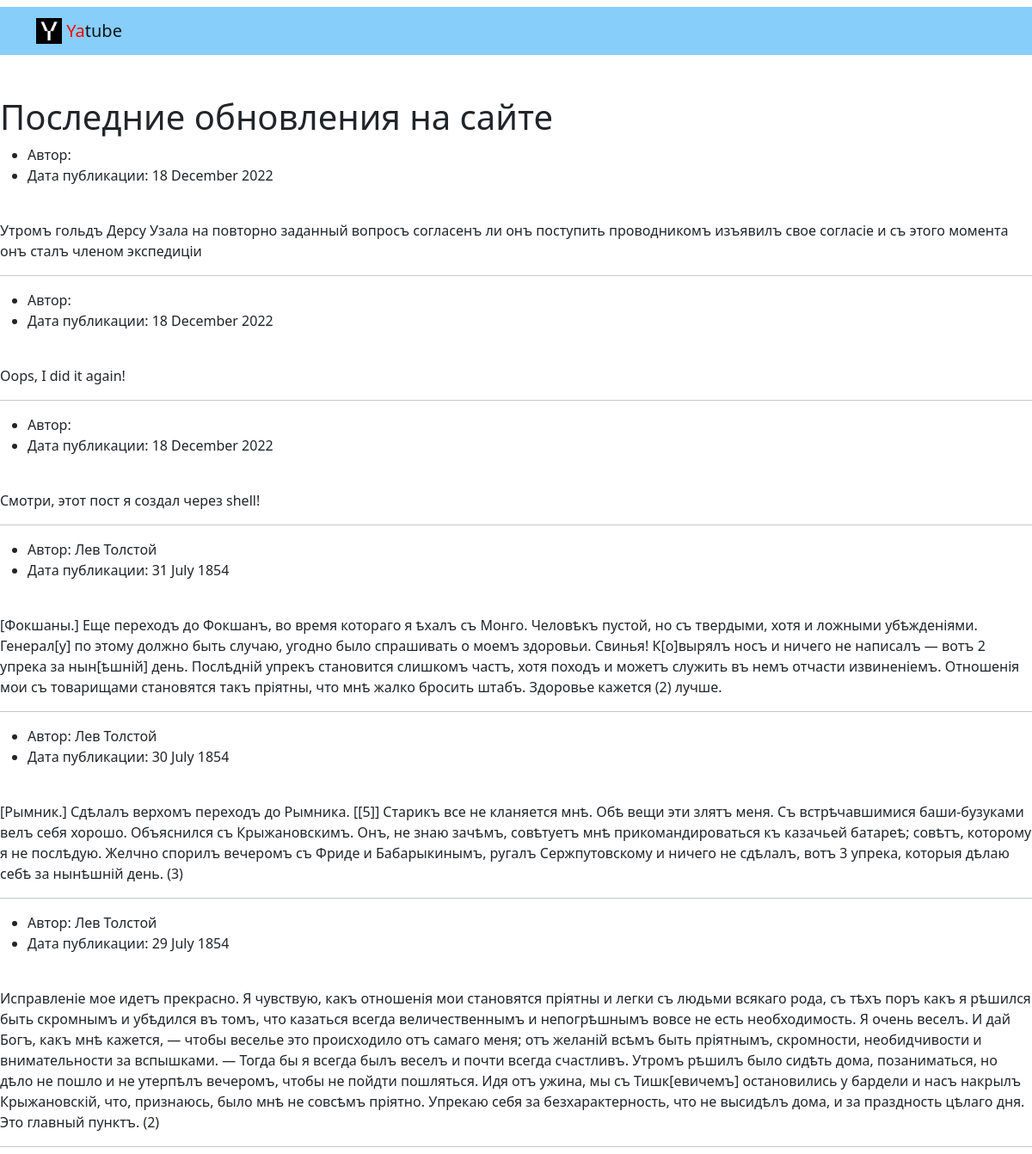
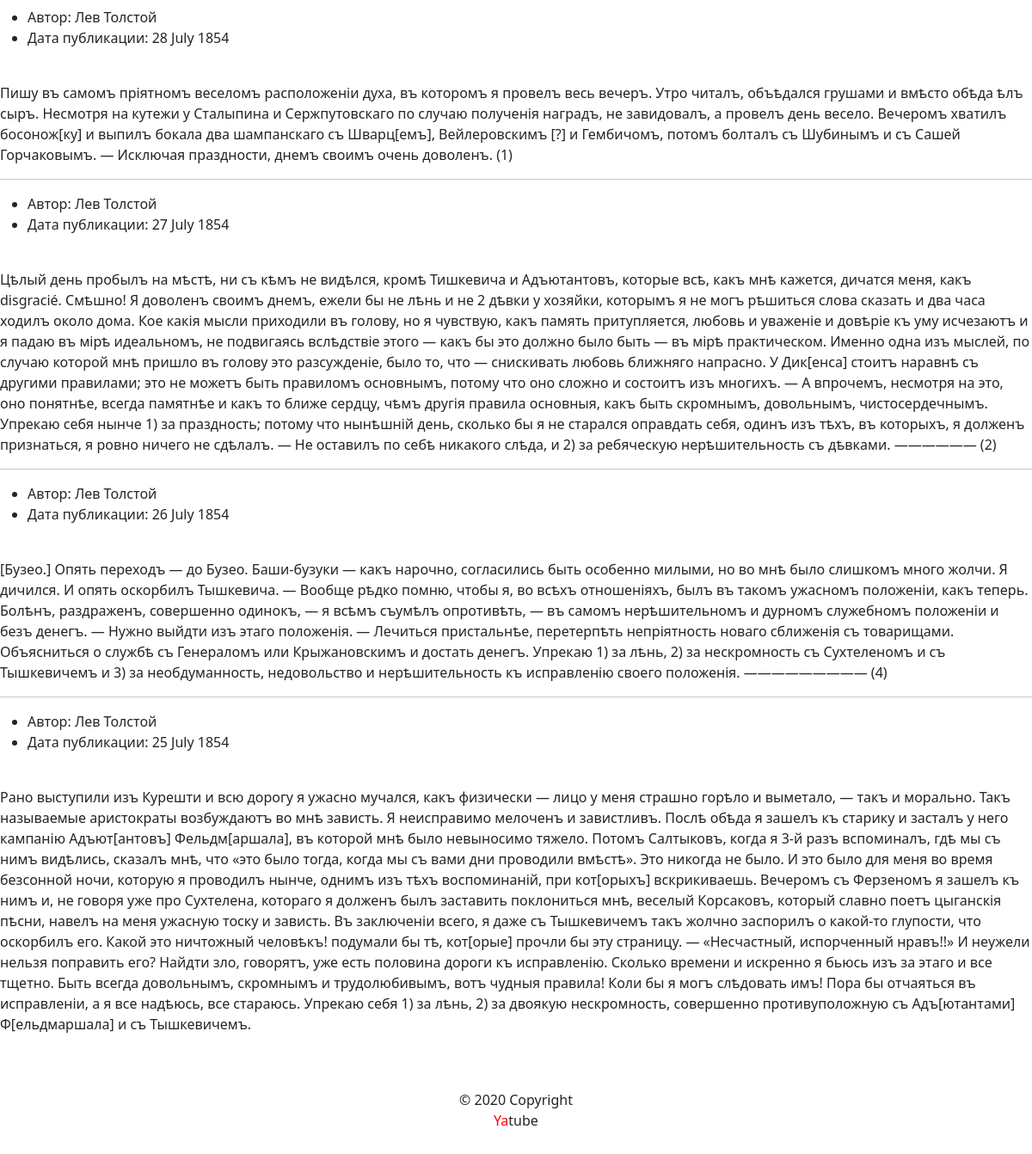
The page / on the database its author committed (2 pictures, top to bottom).
### posts/models.py (models this page shows, shortened)
class Post(models.Model):
    text = models.TextField()
    pub_date = models.DateTimeField(auto_now_add=True)
    author = models.ForeignKey(
        User,
        on_delete=models.CASCADE,
        related_name='posts'
    )
    group = models.ForeignKey(
        Group,
        blank=True,
        null=True,
        on_delete=models.SET_NULL,
        related_name='posts'
    )
    class Meta:
        ordering = ['-pub_date']
        default_related_name = 'posts'

### posts/views.py (the view)
# urls.py: path('', views.index, name='index'),
def index(request):
    post = Post.objects.all()[:POST_LIMIT]
    return render(request, 'posts/index.html', {"posts": post})

### templates/posts/index.html (shortened to what this page needs)
{% extends 'base.html' %}
{% block content %}
  <div class="conteiner py-5">
    <h1> Последние обновления на сайте </h1>
    <article>
      {% for post in posts %}
      <ul>
        <li>
          Автор: {{ post.author.get_full_name }}
        </li>
        <li>
          Дата публикации: {{ post.pub_date|date:"d E Y" }}
        </li>
      </ul>
      <br>{{ post.text }}</br>
        {% if not forloop.last %}<hr>{% endif %}
      {% endfor %}
    </article>
  </div>
{% endblock %}

### templates/base.html (shortened to what this page needs)
{% load static %}
<!DOCTYPE html>
<html lang="ru">
  <head>
    <link rel="stylesheet" href="{%static 'css/bootstrap.min.css'%}">
  </head>
  <body>
    <header>
      {% include 'includes/header.html' %}
    </header>
    <content>
    {% block content %}{% endblock %}
    </content>
    <footer>
    {% include 'includes/footer.html' %}
    </footer>
  </body>
</html>

### templates/includes/header.html
{% load static %}
<nav class="navbar navbar-light" style="background-color: lightskyblue">
  <div class="container">
    <a class="navbar-brand" href="index.html">
      <img src="{% static 'img/logo.png' %}" width="30" height="30" class="d-inline-block align-top" alt="">
      <span style="color:red">Ya</span>tube
    </a>
  </div>
</nav>

### templates/includes/footer.html
<div class="footer-copyright text-center py-3">© 2020 Copyright
    <p><span style="color:red">Ya</span>tube</p>
</div>

### rows shown on the page
Post: pub_date "18 December 2022", text "Утромъ гольдъ Дерсу Узала на повторно заданный вопросъ согласенъ ли онъ поступить проводникомъ изъявилъ свое согласіе и съ этого момента онъ сталъ членом экспедиціи"
Post: pub_date "18 December 2022", text "Oops, I did it again!"
Post: pub_date "18 December 2022", text "Смотри, этот пост я создал через shell!"
Post: author.get_full_name "Лев Толстой", pub_date "31 July 1854", text "[Фокшаны.] Еще переходъ до Фокшанъ, во время котораго я ѣхалъ съ Монго. Человѣкъ пустой, но съ твердыми, хотя и ложными убѣжденіями. Генерал[у] по этому должно быть случаю, угодно было спрашивать о моемъ здоровьи. Свинья! К[о]вырялъ носъ и ничего не написалъ — вотъ 2 упрека за нын[ѣшній] день. Послѣдній упрекъ становится слишкомъ частъ, хотя походъ и можетъ служить въ немъ отчасти извиненіемъ. Отношенія мои съ товарищами становятся такъ пріятны, что мнѣ жалко бросить штабъ. Здоровье кажется (2) лучше."
Post: author.get_full_name "Лев Толстой", pub_date "30 July 1854", text "[Рымник.] Сдѣлалъ верхомъ переходъ до Рымника. [[5]] Старикъ все не кланяется мнѣ. Обѣ вещи эти злятъ меня. Съ встрѣчавшимися баши-бузуками велъ себя хорошо. Объяснился съ Крыжановскимъ. Онъ, не знаю зачѣмъ, совѣтуетъ мнѣ прикомандироваться къ казачьей батареѣ; совѣтъ, которому я не послѣдую. Желчно спорилъ вечеромъ съ Фриде и Бабарыкинымъ, ругалъ Сержпутовскому и ничего не сдѣлалъ, вотъ 3 упрека, которыя дѣлаю себѣ за нынѣшній день. (3)"
Post: author.get_full_name "Лев Толстой", pub_date "29 July 1854", text "Исправленіе мое идетъ прекрасно. Я чувствую, какъ отношенія мои становятся пріятны и легки съ людьми всякаго рода, съ тѣхъ поръ какъ я рѣшился быть скромнымъ и убѣдился въ томъ, что казаться всегда величественнымъ и непогрѣшнымъ вовсе не есть необходимость. Я очень веселъ. И дай Богъ, какъ мнѣ кажется, — чтобы веселье это происходило отъ самаго меня; отъ желаній всѣмъ быть пріятнымъ, скромности, необидчивости и внимательности за вспышками. — Тогда бы я всегда былъ веселъ и почти всегда счастливъ. Утромъ рѣшилъ было сидѣть дома, позаниматься, но дѣло не пошло и не утерпѣлъ вечеромъ, чтобы не пойдти пошляться. Идя отъ ужина, мы съ Тишк[евичемъ] остановились у бардели и насъ накрылъ…"
Post: author.get_full_name "Лев Толстой", pub_date "28 July 1854", text "Пишу въ самомъ пріятномъ веселомъ расположеніи духа, въ которомъ я провелъ весь вечеръ. Утро читалъ, объѣдался грушами и вмѣсто обѣда ѣлъ сыръ. Несмотря на кутежи у Сталыпина и Сержпутовскаго по случаю полученія наградъ, не завидовалъ, а провелъ день весело. Вечеромъ хватилъ босонож[ку] и выпилъ бокала два шампанскаго съ Шварц[емъ], Вейлеровскимъ [?] и Гембичомъ, потомъ болталъ съ Шубинымъ и съ Сашей Горчаковымъ. — Исключая праздности, днемъ своимъ очень доволенъ. (1)"
Post: author.get_full_name "Лев Толстой", pub_date "27 July 1854", text "Цѣлый день пробылъ на мѣстѣ, ни съ кѣмъ не видѣлся, кромѣ Тишкевича и Адъютантовъ, которые всѣ, какъ мнѣ кажется, дичатся меня, какъ disgracié. Смѣшно! Я доволенъ своимъ днемъ, ежели бы не лѣнь и не 2 дѣвки у хозяйки, которымъ я не могъ рѣшиться слова сказать и два часа ходилъ около дома. Кое какія мысли приходили въ голову, но я чувствую, какъ память притупляется, любовь и уваженіе и довѣріе къ уму исчезаютъ и я падаю въ мірѣ идеальномъ, не подвигаясь вслѣдствіе этого — какъ бы это должно было быть — въ мірѣ практическом. Именно одна изъ мыслей, по случаю которой мнѣ пришло въ голову это разсужденіе, было то, что — снискивать любовь ближняго напрасно. У Дик[енса] стоитъ наравнѣ съ другими…"
Post: author.get_full_name "Лев Толстой", pub_date "26 July 1854", text "[Бузео.] Опять переходъ — до Бузео. Баши-бузуки — какъ нарочно, согласились быть особенно милыми, но во мнѣ было слишкомъ много жолчи. Я дичился. И опять оскорбилъ Тышкевича. — Вообще рѣдко помню, чтобы я, во всѣхъ отношеніяхъ, былъ въ такомъ ужасномъ положеніи, какъ теперь. Болѣнъ, раздраженъ, совершенно одинокъ, — я всѣмъ съумѣлъ опротивѣть, — въ самомъ нерѣшительномъ и дурномъ служебномъ положеніи и безъ денегъ. — Нужно выйдти изъ этаго положенія. — Лечиться пристальнѣе, перетерпѣть непріятность новаго сближенія съ товарищами. Объясниться о службѣ съ Генераломъ или Крыжановскимъ и достать денегъ. Упрекаю 1) за лѣнь, 2) за нескромность съ Сухтеленомъ и съ Тышкевичемъ и 3) за…"
Post: author.get_full_name "Лев Толстой", pub_date "25 July 1854", text "Рано выступили изъ Курешти и всю дорогу я ужасно мучался, какъ физически — лицо у меня страшно горѣло и выметало, — такъ и морально. Такъ называемые аристократы возбуждаютъ во мнѣ зависть. Я неисправимо мелоченъ и завистливъ. Послѣ обѣда я зашелъ къ старику и засталъ у него кампанію Адъют[антовъ] Фельдм[аршала], въ которой мнѣ было невыносимо тяжело. Потомъ Салтыковъ, когда я 3-й разъ вспоминалъ, гдѣ мы съ нимъ видѣлись, сказалъ мнѣ, что «это было тогда, когда мы съ вами дни проводили вмѣстѣ». Это никогда не было. И это было для меня во время безсонной ночи, которую я проводилъ нынче, однимъ изъ тѣхъ воспоминаній, при кот[орыхъ] вскрикиваешь. Вечеромъ съ Ферзеномъ я зашелъ къ нимъ и, не…"
